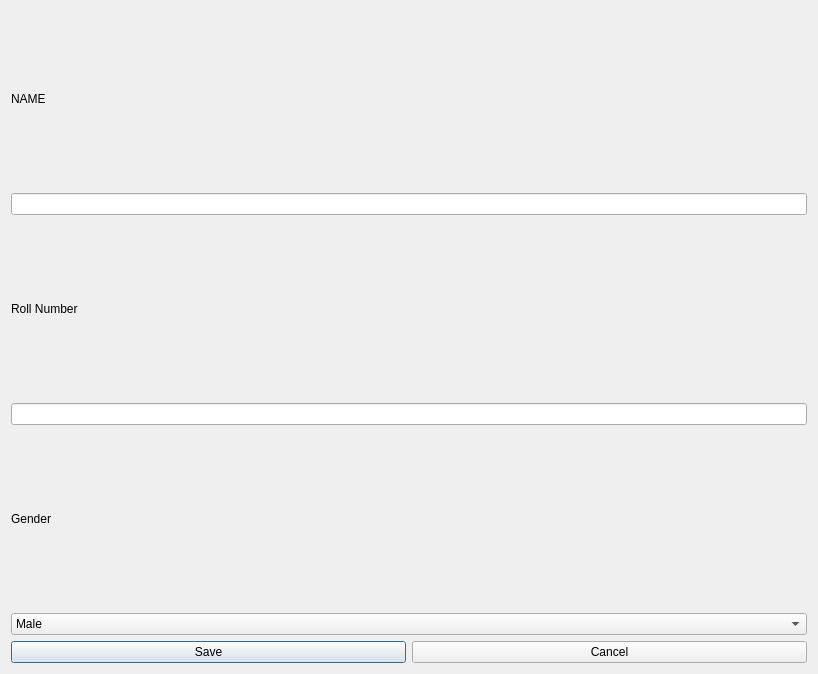
<?xml version="1.0" encoding="UTF-8"?>
<ui version="4.0">
 <class>AddStudent</class>
 <widget class="QDialog" name="AddStudent">
  <property name="geometry">
   <rect>
    <x>0</x>
    <y>0</y>
    <width>818</width>
    <height>674</height>
   </rect>
  </property>
  <property name="windowTitle">
   <string>Dialog</string>
  </property>
  <layout class="QVBoxLayout" name="verticalLayout">
   <item>
    <widget class="QLabel" name="labelName">
     <property name="text">
      <string>NAME</string>
     </property>
    </widget>
   </item>
   <item>
    <widget class="QLineEdit" name="lineEditName"/>
   </item>
   <item>
    <widget class="QLabel" name="label">
     <property name="text">
      <string>Roll Number</string>
     </property>
    </widget>
   </item>
   <item>
    <widget class="QLineEdit" name="lineEditRoll"/>
   </item>
   <item>
    <widget class="QLabel" name="labelGender">
     <property name="text">
      <string>Gender</string>
     </property>
    </widget>
   </item>
   <item>
    <widget class="QComboBox" name="comboBoxGender">
     <property name="editable">
      <bool>false</bool>
     </property>
     <property name="currentText">
      <string>Male</string>
     </property>
     <property name="currentIndex">
      <number>0</number>
     </property>
     <item>
      <property name="text">
       <string>Male</string>
      </property>
     </item>
     <item>
      <property name="text">
       <string>Female</string>
      </property>
     </item>
    </widget>
   </item>
   <item>
    <layout class="QHBoxLayout" name="horizontalLayout">
     <item>
      <widget class="QPushButton" name="pushButtonSave">
       <property name="text">
        <string>Save</string>
       </property>
      </widget>
     </item>
     <item>
      <widget class="QPushButton" name="pushButtonCancel">
       <property name="text">
        <string>Cancel</string>
       </property>
      </widget>
     </item>
    </layout>
   </item>
  </layout>
 </widget>
 <resources/>
 <connections/>
</ui>
